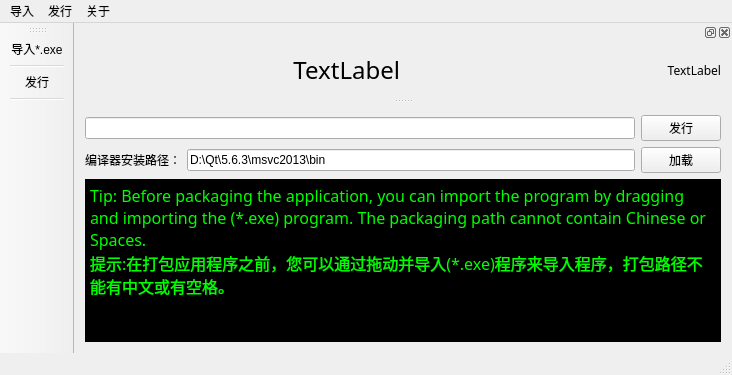
<?xml version="1.0" encoding="UTF-8"?>
<ui version="4.0">
 <class>ReleaseTool</class>
 <widget class="QMainWindow" name="ReleaseTool">
  <property name="geometry">
   <rect>
    <x>0</x>
    <y>0</y>
    <width>732</width>
    <height>375</height>
   </rect>
  </property>
  <property name="windowTitle">
   <string>ReleaseTool</string>
  </property>
  <property name="styleSheet">
   <string notr="true"/>
  </property>
  <widget class="QWidget" name="centralWidget">
   <layout class="QGridLayout" name="gridLayout">
    <item row="0" column="0">
     <layout class="QHBoxLayout" name="horizontalLayout">
      <item>
       <widget class="QLineEdit" name="lEdtExePath">
        <property name="minimumSize">
         <size>
          <width>400</width>
          <height>0</height>
         </size>
        </property>
       </widget>
      </item>
      <item>
       <widget class="QPushButton" name="pBtnGetMsvcPath">
        <property name="text">
         <string>发行</string>
        </property>
        <property name="icon">
         <iconset resource="src.qrc">
          <normaloff>:/Images/icons8_packing.ico</normaloff>:/Images/icons8_packing.ico</iconset>
        </property>
       </widget>
      </item>
     </layout>
    </item>
    <item row="5" column="0">
     <widget class="QPlainTextEdit" name="tEdtDisPlay">
      <property name="font">
       <font>
        <family>宋体</family>
        <pointsize>12</pointsize>
       </font>
      </property>
      <property name="styleSheet">
       <string notr="true">background-color: rgb(0, 0, 0);
color: rgb(0, 255, 0);</string>
      </property>
      <property name="undoRedoEnabled">
       <bool>false</bool>
      </property>
      <property name="readOnly">
       <bool>true</bool>
      </property>
      <property name="plainText">
       <string>Tip: Before packaging the application, you can import the program by dragging and importing the (*.exe) program. The packaging path cannot contain Chinese or Spaces.
提示:在打包应用程序之前，您可以通过拖动并导入(*.exe)程序来导入程序，打包路径不能有中文或有空格。
</string>
      </property>
      <property name="maximumBlockCount">
       <number>100</number>
      </property>
      <property name="backgroundVisible">
       <bool>true</bool>
      </property>
     </widget>
    </item>
    <item row="3" column="0">
     <layout class="QHBoxLayout" name="hLayoutDisk">
      <item>
       <widget class="QLabel" name="label">
        <property name="text">
         <string>编译器安装路径：</string>
        </property>
       </widget>
      </item>
      <item>
       <widget class="QLineEdit" name="lEdtCompilerPath">
        <property name="toolTip">
         <string>eg D:Qt5.6.3msvc2013bin</string>
        </property>
        <property name="statusTip">
         <string>eg D:\Qt\5.6.3\msvc2013\bin</string>
        </property>
        <property name="whatsThis">
         <string>eg D:Qt5.6.3msvc2013bin</string>
        </property>
        <property name="text">
         <string>D:\Qt\5.6.3\msvc2013\bin</string>
        </property>
       </widget>
      </item>
      <item>
       <widget class="QPushButton" name="pBtnLoad">
        <property name="toolTip">
         <string>eg D:Qt5.6.3msvc2013bin</string>
        </property>
        <property name="statusTip">
         <string>eg D:\Qt\5.6.3\msvc2013\bin</string>
        </property>
        <property name="whatsThis">
         <string>eg D:Qt5.6.3msvc2013bin</string>
        </property>
        <property name="text">
         <string>加载</string>
        </property>
        <property name="icon">
         <iconset resource="src.qrc">
          <normaloff>:/Images/icons8_downloads_folder.ico</normaloff>:/Images/icons8_downloads_folder.ico</iconset>
        </property>
       </widget>
      </item>
     </layout>
    </item>
   </layout>
  </widget>
  <widget class="QMenuBar" name="menuBar">
   <property name="geometry">
    <rect>
     <x>0</x>
     <y>0</y>
     <width>732</width>
     <height>23</height>
    </rect>
   </property>
   <widget class="QMenu" name="menu">
    <property name="title">
     <string>导入</string>
    </property>
    <addaction name="separator"/>
    <addaction name="actionImport"/>
    <addaction name="separator"/>
    <addaction name="actionExit"/>
    <addaction name="separator"/>
   </widget>
   <widget class="QMenu" name="menu_2">
    <property name="title">
     <string>发行</string>
    </property>
    <addaction name="separator"/>
    <addaction name="actionRelease"/>
    <addaction name="separator"/>
   </widget>
   <widget class="QMenu" name="menu_3">
    <property name="title">
     <string>关于</string>
    </property>
    <addaction name="separator"/>
    <addaction name="actionAboutQt"/>
    <addaction name="separator"/>
    <addaction name="actionAboutReleaseTool"/>
    <addaction name="separator"/>
   </widget>
   <addaction name="menu"/>
   <addaction name="menu_2"/>
   <addaction name="menu_3"/>
  </widget>
  <widget class="QToolBar" name="mainToolBar">
   <property name="movable">
    <bool>true</bool>
   </property>
   <property name="allowedAreas">
    <set>Qt::LeftToolBarArea</set>
   </property>
   <property name="orientation">
    <enum>Qt::Vertical</enum>
   </property>
   <property name="floatable">
    <bool>false</bool>
   </property>
   <attribute name="toolBarArea">
    <enum>LeftToolBarArea</enum>
   </attribute>
   <attribute name="toolBarBreak">
    <bool>false</bool>
   </attribute>
   <addaction name="actionImport"/>
   <addaction name="separator"/>
   <addaction name="actionRelease"/>
   <addaction name="separator"/>
  </widget>
  <widget class="QStatusBar" name="statusBar"/>
  <widget class="QDockWidget" name="dockWidget">
   <property name="font">
    <font>
     <family>新宋体</family>
    </font>
   </property>
   <attribute name="dockWidgetArea">
    <number>4</number>
   </attribute>
   <widget class="QWidget" name="dockWidgetContents">
    <layout class="QGridLayout" name="gridLayout_2">
     <item row="0" column="1">
      <widget class="QLabel" name="lblTime">
       <property name="text">
        <string>TextLabel</string>
       </property>
       <property name="alignment">
        <set>Qt::AlignRight|Qt::AlignTrailing|Qt::AlignVCenter</set>
       </property>
      </widget>
     </item>
     <item row="0" column="0">
      <widget class="QLabel" name="lblTitle">
       <property name="font">
        <font>
         <family>楷体</family>
         <pointsize>18</pointsize>
        </font>
       </property>
       <property name="text">
        <string>TextLabel</string>
       </property>
       <property name="alignment">
        <set>Qt::AlignRight|Qt::AlignTrailing|Qt::AlignVCenter</set>
       </property>
      </widget>
     </item>
    </layout>
   </widget>
  </widget>
  <action name="actionImport">
   <property name="icon">
    <iconset resource="src.qrc">
     <normaloff>:/Images/icons8_download.ico</normaloff>:/Images/icons8_download.ico</iconset>
   </property>
   <property name="text">
    <string>导入*.exe</string>
   </property>
  </action>
  <action name="actionRelease">
   <property name="icon">
    <iconset resource="src.qrc">
     <normaloff>:/Images/icons8_packing.ico</normaloff>:/Images/icons8_packing.ico</iconset>
   </property>
   <property name="text">
    <string>发行</string>
   </property>
  </action>
  <action name="actionExit">
   <property name="icon">
    <iconset resource="src.qrc">
     <normaloff>:/Images/icons8_shutdown.ico</normaloff>:/Images/icons8_shutdown.ico</iconset>
   </property>
   <property name="text">
    <string>退出</string>
   </property>
  </action>
  <action name="actionAboutQt">
   <property name="icon">
    <iconset resource="src.qrc">
     <normaloff>:/Images/icons8_about1.ico</normaloff>:/Images/icons8_about1.ico</iconset>
   </property>
   <property name="text">
    <string>关于QT</string>
   </property>
  </action>
  <action name="actionAboutReleaseTool">
   <property name="icon">
    <iconset resource="src.qrc">
     <normaloff>:/Images/icons8_info.ico</normaloff>:/Images/icons8_info.ico</iconset>
   </property>
   <property name="text">
    <string>关于发行工具</string>
   </property>
  </action>
 </widget>
 <layoutdefault spacing="6" margin="11"/>
 <resources>
  <include location="src.qrc"/>
 </resources>
 <connections/>
</ui>
